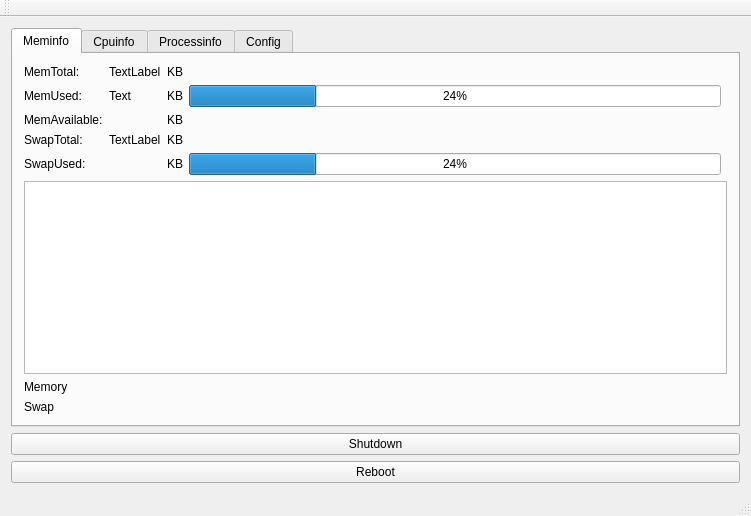
<?xml version="1.0" encoding="UTF-8"?>
<ui version="4.0">
 <class>MainWindow</class>
 <widget class="QMainWindow" name="MainWindow">
  <property name="geometry">
   <rect>
    <x>0</x>
    <y>0</y>
    <width>751</width>
    <height>516</height>
   </rect>
  </property>
  <property name="windowTitle">
   <string>MainWindow</string>
  </property>
  <widget class="QWidget" name="centralWidget">
   <layout class="QGridLayout" name="gridLayout">
    <item row="3" column="0">
     <widget class="QPushButton" name="pushButton_2">
      <property name="text">
       <string>Reboot</string>
      </property>
     </widget>
    </item>
    <item row="2" column="0">
     <widget class="QPushButton" name="pushButton">
      <property name="text">
       <string>Shutdown</string>
      </property>
     </widget>
    </item>
    <item row="0" column="0">
     <widget class="QTabWidget" name="tabWidget">
      <property name="currentIndex">
       <number>0</number>
      </property>
      <widget class="QWidget" name="tab">
       <attribute name="title">
        <string>Meminfo</string>
       </attribute>
       <layout class="QGridLayout" name="gridLayout_2">
        <item row="1" column="0">
         <widget class="QLabel" name="label_15">
          <property name="text">
           <string>MemUsed:</string>
          </property>
         </widget>
        </item>
        <item row="7" column="2">
         <widget class="QLabel" name="label_25">
          <property name="text">
           <string>KB</string>
          </property>
         </widget>
        </item>
        <item row="7" column="1">
         <widget class="QLabel" name="label_23">
          <property name="text">
           <string/>
          </property>
         </widget>
        </item>
        <item row="1" column="1">
         <widget class="QLabel" name="label_18">
          <property name="text">
           <string>Text</string>
          </property>
         </widget>
        </item>
        <item row="0" column="1">
         <widget class="QLabel" name="label_12">
          <property name="maximumSize">
           <size>
            <width>16777215</width>
            <height>16777215</height>
           </size>
          </property>
          <property name="text">
           <string>TextLabel</string>
          </property>
         </widget>
        </item>
        <item row="6" column="0">
         <widget class="QLabel" name="label_20">
          <property name="text">
           <string>SwapTotal:</string>
          </property>
         </widget>
        </item>
        <item row="1" column="3">
         <widget class="QProgressBar" name="progressBar">
          <property name="layoutDirection">
           <enum>Qt::LeftToRight</enum>
          </property>
          <property name="value">
           <number>24</number>
          </property>
          <property name="orientation">
           <enum>Qt::Horizontal</enum>
          </property>
          <property name="textDirection">
           <enum>QProgressBar::TopToBottom</enum>
          </property>
         </widget>
        </item>
        <item row="1" column="2">
         <widget class="QLabel" name="label_19">
          <property name="text">
           <string>KB</string>
          </property>
         </widget>
        </item>
        <item row="7" column="0">
         <widget class="QLabel" name="label_21">
          <property name="text">
           <string>SwapUsed:</string>
          </property>
         </widget>
        </item>
        <item row="10" column="0" colspan="5">
         <widget class="QChartView" name="chartview"/>
        </item>
        <item row="6" column="1">
         <widget class="QLabel" name="label_22">
          <property name="text">
           <string>TextLabel</string>
          </property>
         </widget>
        </item>
        <item row="5" column="1">
         <widget class="QLabel" name="label_14">
          <property name="text">
           <string/>
          </property>
         </widget>
        </item>
        <item row="0" column="0">
         <widget class="QLabel" name="label_11">
          <property name="text">
           <string>MemTotal:</string>
          </property>
         </widget>
        </item>
        <item row="12" column="0">
         <widget class="QLabel" name="label_27">
          <property name="text">
           <string>Swap</string>
          </property>
         </widget>
        </item>
        <item row="6" column="2">
         <widget class="QLabel" name="label_24">
          <property name="text">
           <string>KB</string>
          </property>
         </widget>
        </item>
        <item row="5" column="0">
         <widget class="QLabel" name="label_13">
          <property name="text">
           <string>MemAvailable:</string>
          </property>
         </widget>
        </item>
        <item row="5" column="2">
         <widget class="QLabel" name="label_17">
          <property name="text">
           <string>KB</string>
          </property>
         </widget>
        </item>
        <item row="0" column="2">
         <widget class="QLabel" name="label_16">
          <property name="text">
           <string>KB</string>
          </property>
         </widget>
        </item>
        <item row="7" column="3">
         <widget class="QProgressBar" name="progressBar_2">
          <property name="value">
           <number>24</number>
          </property>
         </widget>
        </item>
        <item row="12" column="1">
         <widget class="QLabel" name="label_28">
          <property name="text">
           <string/>
          </property>
         </widget>
        </item>
        <item row="11" column="0">
         <widget class="QLabel" name="label_26">
          <property name="text">
           <string>Memory</string>
          </property>
         </widget>
        </item>
        <item row="11" column="1">
         <widget class="QLabel" name="label_29">
          <property name="text">
           <string/>
          </property>
         </widget>
        </item>
       </layout>
      </widget>
      <widget class="QWidget" name="tab_2">
       <attribute name="title">
        <string>Cpuinfo</string>
       </attribute>
       <layout class="QGridLayout" name="gridLayout_3">
        <item row="0" column="0">
         <widget class="QLabel" name="label_30">
          <property name="text">
           <string>CPU0:</string>
          </property>
         </widget>
        </item>
        <item row="0" column="2">
         <widget class="QProgressBar" name="progressBar_3">
          <property name="value">
           <number>24</number>
          </property>
         </widget>
        </item>
        <item row="1" column="0">
         <widget class="QLabel" name="label_31">
          <property name="text">
           <string>CPU1:</string>
          </property>
         </widget>
        </item>
        <item row="1" column="2">
         <widget class="QProgressBar" name="progressBar_4">
          <property name="value">
           <number>24</number>
          </property>
         </widget>
        </item>
        <item row="2" column="0" colspan="3">
         <widget class="QChartView" name="chartview_2"/>
        </item>
        <item row="3" column="0">
         <widget class="QLabel" name="label_32">
          <property name="text">
           <string>CPU0</string>
          </property>
         </widget>
        </item>
        <item row="3" column="1">
         <widget class="QLabel" name="label_33">
          <property name="text">
           <string/>
          </property>
         </widget>
        </item>
        <item row="4" column="0">
         <widget class="QLabel" name="label_36">
          <property name="text">
           <string>CPU1</string>
          </property>
         </widget>
        </item>
        <item row="4" column="1">
         <widget class="QLabel" name="label_34">
          <property name="text">
           <string/>
          </property>
         </widget>
        </item>
       </layout>
      </widget>
      <widget class="QWidget" name="tab_3">
       <attribute name="title">
        <string>Processinfo</string>
       </attribute>
       <layout class="QGridLayout" name="gridLayout_4">
        <item row="0" column="0">
         <widget class="QLabel" name="label_35">
          <property name="text">
           <string>Pid or Name:</string>
          </property>
         </widget>
        </item>
        <item row="0" column="1">
         <widget class="QLineEdit" name="lineEdit"/>
        </item>
        <item row="0" column="2">
         <widget class="QPushButton" name="pushButton_5">
          <property name="text">
           <string>Search</string>
          </property>
         </widget>
        </item>
        <item row="2" column="2">
         <widget class="QPushButton" name="pushButton_3">
          <property name="text">
           <string>Details</string>
          </property>
         </widget>
        </item>
        <item row="1" column="0" colspan="3">
         <widget class="QTableWidget" name="tableWidget">
          <property name="rowCount">
           <number>50</number>
          </property>
          <property name="columnCount">
           <number>5</number>
          </property>
          <row/>
          <row/>
          <row/>
          <row/>
          <row/>
          <row/>
          <row/>
          <row/>
          <row/>
          <row/>
          <row/>
          <row/>
          <row/>
          <row/>
          <row/>
          <row/>
          <row/>
          <row/>
          <row/>
          <row/>
          <row/>
          <row/>
          <row/>
          <row/>
          <row/>
          <row/>
          <row/>
          <row/>
          <row/>
          <row/>
          <row/>
          <row/>
          <row/>
          <row/>
          <row/>
          <row/>
          <row/>
          <row/>
          <row/>
          <row/>
          <row/>
          <row/>
          <row/>
          <row/>
          <row/>
          <row/>
          <row/>
          <row/>
          <row/>
          <row/>
          <column/>
          <column/>
          <column/>
          <column/>
          <column/>
         </widget>
        </item>
        <item row="2" column="0">
         <widget class="QPushButton" name="pushButton_4">
          <property name="text">
           <string>Kill</string>
          </property>
         </widget>
        </item>
       </layout>
      </widget>
      <widget class="QWidget" name="tab_4">
       <attribute name="title">
        <string>Config</string>
       </attribute>
       <widget class="QLabel" name="label">
        <property name="geometry">
         <rect>
          <x>10</x>
          <y>30</y>
          <width>81</width>
          <height>20</height>
         </rect>
        </property>
        <property name="text">
         <string>TextLabel</string>
        </property>
       </widget>
       <widget class="QLabel" name="label_2">
        <property name="geometry">
         <rect>
          <x>120</x>
          <y>30</y>
          <width>171</width>
          <height>16</height>
         </rect>
        </property>
        <property name="text">
         <string>TextLabel</string>
        </property>
       </widget>
       <widget class="QLabel" name="label_3">
        <property name="geometry">
         <rect>
          <x>10</x>
          <y>80</y>
          <width>101</width>
          <height>16</height>
         </rect>
        </property>
        <property name="text">
         <string>TextLabel</string>
        </property>
       </widget>
       <widget class="QLabel" name="label_4">
        <property name="geometry">
         <rect>
          <x>120</x>
          <y>80</y>
          <width>161</width>
          <height>16</height>
         </rect>
        </property>
        <property name="text">
         <string>TextLabel</string>
        </property>
       </widget>
       <widget class="QLabel" name="label_5">
        <property name="geometry">
         <rect>
          <x>10</x>
          <y>130</y>
          <width>67</width>
          <height>17</height>
         </rect>
        </property>
        <property name="text">
         <string>TextLabel</string>
        </property>
       </widget>
       <widget class="QLabel" name="label_6">
        <property name="geometry">
         <rect>
          <x>120</x>
          <y>130</y>
          <width>81</width>
          <height>16</height>
         </rect>
        </property>
        <property name="text">
         <string/>
        </property>
       </widget>
       <widget class="QLabel" name="label_7">
        <property name="geometry">
         <rect>
          <x>10</x>
          <y>180</y>
          <width>111</width>
          <height>16</height>
         </rect>
        </property>
        <property name="text">
         <string>TextLabel</string>
        </property>
       </widget>
       <widget class="QLabel" name="label_8">
        <property name="geometry">
         <rect>
          <x>120</x>
          <y>180</y>
          <width>131</width>
          <height>16</height>
         </rect>
        </property>
        <property name="text">
         <string>TextLabel</string>
        </property>
       </widget>
       <widget class="QLabel" name="label_9">
        <property name="geometry">
         <rect>
          <x>10</x>
          <y>240</y>
          <width>121</width>
          <height>16</height>
         </rect>
        </property>
        <property name="text">
         <string>TextLabel</string>
        </property>
       </widget>
       <widget class="QLabel" name="label_10">
        <property name="geometry">
         <rect>
          <x>130</x>
          <y>238</y>
          <width>351</width>
          <height>21</height>
         </rect>
        </property>
        <property name="text">
         <string>TextLabel</string>
        </property>
       </widget>
      </widget>
     </widget>
    </item>
   </layout>
  </widget>
  <widget class="QMenuBar" name="menuBar">
   <property name="geometry">
    <rect>
     <x>0</x>
     <y>0</y>
     <width>751</width>
     <height>22</height>
    </rect>
   </property>
  </widget>
  <widget class="QToolBar" name="mainToolBar">
   <attribute name="toolBarArea">
    <enum>TopToolBarArea</enum>
   </attribute>
   <attribute name="toolBarBreak">
    <bool>false</bool>
   </attribute>
  </widget>
  <widget class="QStatusBar" name="statusBar">
   <property name="maximumSize">
    <size>
     <width>16777215</width>
     <height>22</height>
    </size>
   </property>
  </widget>
 </widget>
 <layoutdefault spacing="6" margin="11"/>
 <customwidgets>
  <customwidget>
   <class>QChartView</class>
   <extends>QGraphicsView</extends>
   <header>QtCharts</header>
  </customwidget>
 </customwidgets>
 <resources/>
 <connections/>
</ui>
